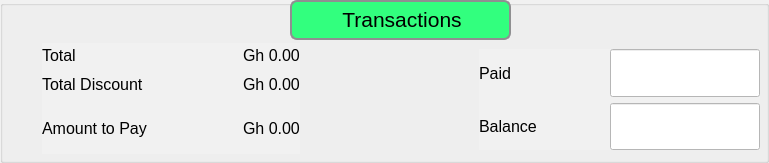
         <widget class="QGroupBox" name="groupBox">
          <property name="styleSheet">
           <string notr="true">background-color: rgb(241, 241, 241);</string>
          </property>
          <property name="title">
           <string/>
          </property>
          <widget class="QLabel" name="label_57">
           <property name="geometry">
            <rect>
             <x>290</x>
             <y>0</y>
             <width>221</width>
             <height>40</height>
            </rect>
           </property>
           <property name="sizePolicy">
            <sizepolicy hsizetype="Fixed" vsizetype="Fixed">
             <horstretch>0</horstretch>
             <verstretch>0</verstretch>
            </sizepolicy>
           </property>
           <property name="minimumSize">
            <size>
             <width>221</width>
             <height>40</height>
            </size>
           </property>
           <property name="maximumSize">
            <size>
             <width>200</width>
             <height>40</height>
            </size>
           </property>
           <property name="styleSheet">
            <string notr="true">background-color: #32ff7e;
color: rgb(0, 0, 0);
border: 2px solid #8f8f91;
border-radius: 7px;</string>
           </property>
           <property name="text">
            <string>&lt;html&gt;&lt;head/&gt;&lt;body&gt;&lt;p align=&quot;center&quot;&gt;&lt;span style=&quot; font-size:16pt;&quot;&gt;Transactions&lt;/span&gt;&lt;/p&gt;&lt;/body&gt;&lt;/html&gt;</string>
           </property>
          </widget>
          <widget class="QWidget" name="layoutWidget">
           <property name="geometry">
            <rect>
             <x>479</x>
             <y>49</y>
             <width>281</width>
             <height>101</height>
            </rect>
           </property>
           <layout class="QVBoxLayout" name="verticalLayout_10">
            <item>
             <layout class="QHBoxLayout" name="horizontalLayout_15">
              <item>
               <widget class="QLabel" name="label_53">
                <property name="font">
                 <font>
                  <pointsize>12</pointsize>
                 </font>
                </property>
                <property name="text">
                 <string>Paid</string>
                </property>
               </widget>
              </item>
              <item>
               <spacer name="horizontalSpacer_12">
                <property name="orientation">
                 <enum>Qt::Horizontal</enum>
                </property>
                <property name="sizeHint" stdset="0">
                 <size>
                  <width>68</width>
                  <height>20</height>
                 </size>
                </property>
               </spacer>
              </item>
              <item>
               <widget class="QLineEdit" name="paidLineEdit">
                <property name="sizePolicy">
                 <sizepolicy hsizetype="Minimum" vsizetype="Minimum">
                  <horstretch>0</horstretch>
                  <verstretch>0</verstretch>
                 </sizepolicy>
                </property>
                <property name="minimumSize">
                 <size>
                  <width>150</width>
                  <height>40</height>
                 </size>
                </property>
                <property name="font">
                 <font>
                  <pointsize>12</pointsize>
                 </font>
                </property>
                <property name="styleSheet">
                 <string notr="true">background-color: rgb(255, 255, 255);</string>
                </property>
               </widget>
              </item>
             </layout>
            </item>
            <item>
             <layout class="QHBoxLayout" name="horizontalLayout_16">
              <item>
               <widget class="QLabel" name="label_54">
                <property name="font">
                 <font>
                  <pointsize>12</pointsize>
                 </font>
                </property>
                <property name="text">
                 <string>Balance</string>
                </property>
               </widget>
              </item>
              <item>
               <spacer name="horizontalSpacer_13">
                <property name="orientation">
                 <enum>Qt::Horizontal</enum>
                </property>
                <property name="sizeHint" stdset="0">
                 <size>
                  <width>40</width>
                  <height>20</height>
                 </size>
                </property>
               </spacer>
              </item>
              <item>
               <widget class="QLineEdit" name="balanceLineEdit">
                <property name="enabled">
                 <bool>false</bool>
                </property>
                <property name="sizePolicy">
                 <sizepolicy hsizetype="Minimum" vsizetype="Minimum">
                  <horstretch>0</horstretch>
                  <verstretch>0</verstretch>
                 </sizepolicy>
                </property>
                <property name="minimumSize">
                 <size>
                  <width>150</width>
                  <height>40</height>
                 </size>
                </property>
                <property name="font">
                 <font>
                  <pointsize>12</pointsize>
                 </font>
                </property>
                <property name="styleSheet">
                 <string notr="true">background-color: rgb(255, 255, 255);</string>
                </property>
               </widget>
              </item>
             </layout>
            </item>
           </layout>
          </widget>
          <widget class="QWidget" name="layoutWidget">
           <property name="geometry">
            <rect>
             <x>42</x>
             <y>43</y>
             <width>258</width>
             <height>111</height>
            </rect>
           </property>
           <layout class="QVBoxLayout" name="verticalLayout_19">
            <item>
             <layout class="QVBoxLayout" name="verticalLayout_9">
              <item>
               <layout class="QHBoxLayout" name="horizontalLayout_13">
                <item>
                 <widget class="QLabel" name="label_11">
                  <property name="font">
                   <font>
                    <pointsize>12</pointsize>
                   </font>
                  </property>
                  <property name="text">
                   <string>Total</string>
                  </property>
                 </widget>
                </item>
                <item>
                 <spacer name="horizontalSpacer_10">
                  <property name="orientation">
                   <enum>Qt::Horizontal</enum>
                  </property>
                  <property name="sizeHint" stdset="0">
                   <size>
                    <width>68</width>
                    <height>20</height>
                   </size>
                  </property>
                 </spacer>
                </item>
                <item>
                 <widget class="QLabel" name="totalLabel">
                  <property name="font">
                   <font>
                    <pointsize>12</pointsize>
                   </font>
                  </property>
                  <property name="text">
                   <string>Gh 0.00</string>
                  </property>
                 </widget>
                </item>
               </layout>
              </item>
              <item>
               <layout class="QHBoxLayout" name="horizontalLayout_14">
                <item>
                 <widget class="QLabel" name="label_56">
                  <property name="font">
                   <font>
                    <pointsize>12</pointsize>
                   </font>
                  </property>
                  <property name="text">
                   <string>Total Discount</string>
                  </property>
                 </widget>
                </item>
                <item>
                 <spacer name="horizontalSpacer_11">
                  <property name="orientation">
                   <enum>Qt::Horizontal</enum>
                  </property>
                  <property name="sizeHint" stdset="0">
                   <size>
                    <width>40</width>
                    <height>20</height>
                   </size>
                  </property>
                 </spacer>
                </item>
                <item>
                 <widget class="QLabel" name="discountLabel">
                  <property name="font">
                   <font>
                    <pointsize>12</pointsize>
                   </font>
                  </property>
                  <property name="text">
                   <string>Gh 0.00</string>
                  </property>
                 </widget>
                </item>
               </layout>
              </item>
             </layout>
            </item>
            <item>
             <layout class="QHBoxLayout" name="horizontalLayout_12">
              <item>
               <widget class="QLabel" name="label">
                <property name="font">
                 <font>
                  <pointsize>12</pointsize>
                 </font>
                </property>
                <property name="text">
                 <string>Amount to Pay</string>
                </property>
               </widget>
              </item>
              <item>
               <spacer name="horizontalSpacer_8">
                <property name="orientation">
                 <enum>Qt::Horizontal</enum>
                </property>
                <property name="sizeHint" stdset="0">
                 <size>
                  <width>40</width>
                  <height>20</height>
                 </size>
                </property>
               </spacer>
              </item>
              <item>
               <widget class="QLabel" name="amountToPayLabel">
                <property name="font">
                 <font>
                  <pointsize>12</pointsize>
                 </font>
                </property>
                <property name="text">
                 <string>Gh 0.00</string>
                </property>
               </widget>
              </item>
             </layout>
            </item>
           </layout>
          </widget>
         </widget>
